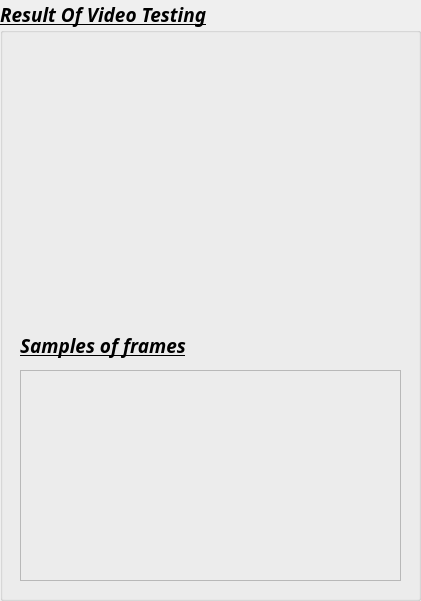
  <widget class="QGroupBox" name="groupBox_2">
   <property name="geometry">
    <rect>
     <x>490</x>
     <y>40</y>
     <width>421</width>
     <height>601</height>
    </rect>
   </property>
   <property name="font">
    <font>
     <family>Arial Black</family>
     <pointsize>14</pointsize>
     <weight>75</weight>
     <italic>true</italic>
     <bold>true</bold>
     <underline>true</underline>
    </font>
   </property>
   <property name="title">
    <string>Result Of Video Testing</string>
   </property>
   <widget class="QFrame" name="frame">
    <property name="geometry">
     <rect>
      <x>20</x>
      <y>370</y>
      <width>381</width>
      <height>211</height>
     </rect>
    </property>
    <property name="frameShape">
     <enum>QFrame::StyledPanel</enum>
    </property>
    <property name="frameShadow">
     <enum>QFrame::Raised</enum>
    </property>
    <widget class="QLabel" name="lb1">
     <property name="geometry">
      <rect>
       <x>20</x>
       <y>10</y>
       <width>100</width>
       <height>85</height>
      </rect>
     </property>
     <property name="text">
      <string/>
     </property>
     <property name="pixmap">
      <pixmap>../FakeVideoDetection/dataset/UADFV_frames/fake_images/0000_fake/0000.png</pixmap>
     </property>
     <property name="scaledContents">
      <bool>true</bool>
     </property>
    </widget>
    <widget class="QLabel" name="lb2">
     <property name="geometry">
      <rect>
       <x>140</x>
       <y>10</y>
       <width>100</width>
       <height>85</height>
      </rect>
     </property>
     <property name="text">
      <string/>
     </property>
     <property name="pixmap">
      <pixmap>../FakeVideoDetection/dataset/UADFV_frames/fake_images/0000_fake/0011.png</pixmap>
     </property>
     <property name="scaledContents">
      <bool>true</bool>
     </property>
    </widget>
    <widget class="QLabel" name="lb3">
     <property name="geometry">
      <rect>
       <x>260</x>
       <y>10</y>
       <width>100</width>
       <height>85</height>
      </rect>
     </property>
     <property name="text">
      <string/>
     </property>
     <property name="pixmap">
      <pixmap>../FakeVideoDetection/dataset/UADFV_frames/fake_images/0000_fake/0025.png</pixmap>
     </property>
     <property name="scaledContents">
      <bool>true</bool>
     </property>
    </widget>
    <widget class="QLabel" name="lb6">
     <property name="geometry">
      <rect>
       <x>260</x>
       <y>110</y>
       <width>100</width>
       <height>85</height>
      </rect>
     </property>
     <property name="text">
      <string/>
     </property>
     <property name="pixmap">
      <pixmap>../FakeVideoDetection/dataset/UADFV_frames/fake_images/0000_fake/0117.png</pixmap>
     </property>
     <property name="scaledContents">
      <bool>true</bool>
     </property>
    </widget>
    <widget class="QLabel" name="lb5">
     <property name="geometry">
      <rect>
       <x>140</x>
       <y>110</y>
       <width>100</width>
       <height>85</height>
      </rect>
     </property>
     <property name="text">
      <string/>
     </property>
     <property name="pixmap">
      <pixmap>../FakeVideoDetection/dataset/UADFV_frames/fake_images/0000_fake/0075.png</pixmap>
     </property>
     <property name="scaledContents">
      <bool>true</bool>
     </property>
    </widget>
    <widget class="QLabel" name="lb4">
     <property name="geometry">
      <rect>
       <x>20</x>
       <y>110</y>
       <width>100</width>
       <height>85</height>
      </rect>
     </property>
     <property name="text">
      <string/>
     </property>
     <property name="pixmap">
      <pixmap>../FakeVideoDetection/dataset/UADFV_frames/fake_images/0000_fake/0050.png</pixmap>
     </property>
     <property name="scaledContents">
      <bool>true</bool>
     </property>
    </widget>
   </widget>
   <widget class="QLabel" name="label_38">
    <property name="geometry">
     <rect>
      <x>20</x>
      <y>330</y>
      <width>171</width>
      <height>31</height>
     </rect>
    </property>
    <property name="font">
     <font>
      <pointsize>14</pointsize>
     </font>
    </property>
    <property name="text">
     <string>Samples of frames</string>
    </property>
    <property name="scaledContents">
     <bool>false</bool>
    </property>
    <property name="alignment">
     <set>Qt::AlignLeading|Qt::AlignLeft|Qt::AlignVCenter</set>
    </property>
   </widget>
  </widget>
